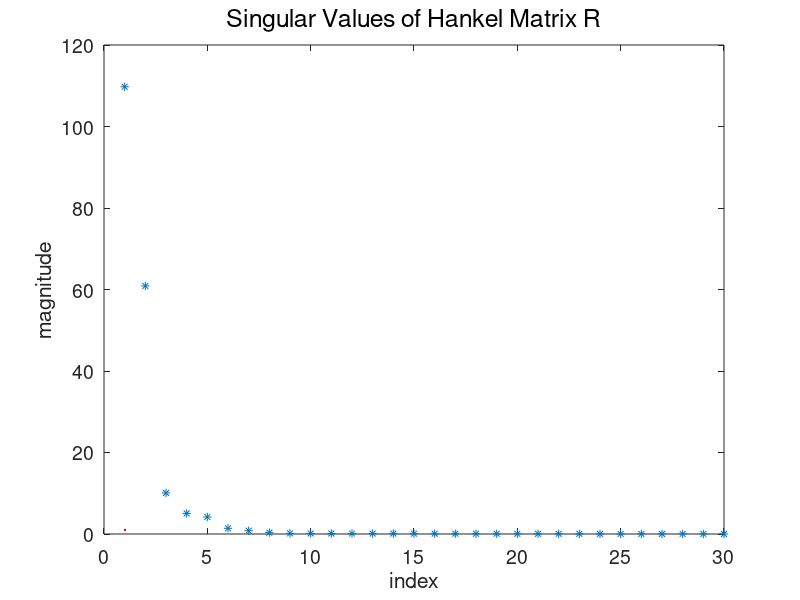
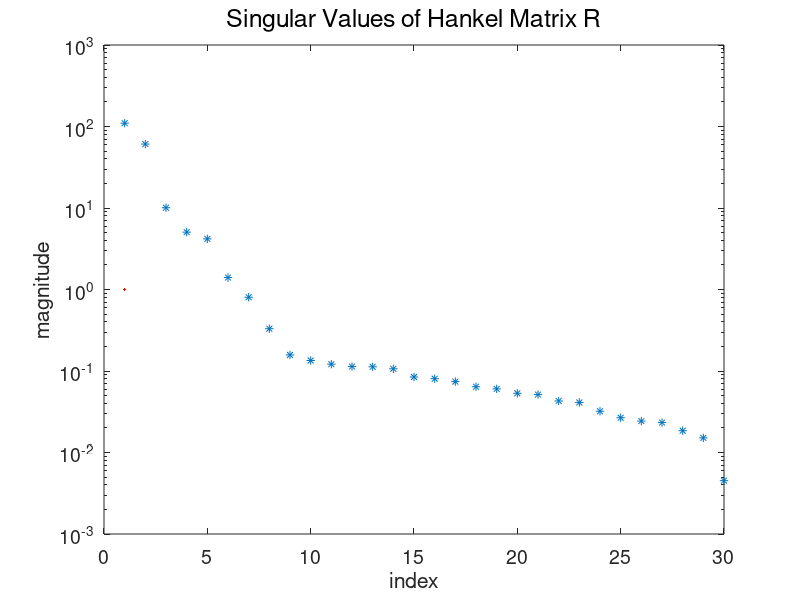

Recreate these plots in MATLAB, in order. (Note: this script raises an error after producing the figures.)
%% Least squares estimation in frequency domain (curve fitting)

clear
load("Getfe.mat")
w = linspace(0,pi,length(P))';

m = 2000;
Gest = P(1:m);
w = w(1:m);

N = length(Gest);
% Ts = 0.00885;

loglog(w,abs(Gest))

%% 
g = ifft(Gest);  % complex-valued?
N1 = 30;
H = hankel(g(2:N1+1),g(N1+1:2*N1));  % only using 60 points?
[U,S,V] = svd(H);

figure(1)
sigma = diag(S);
plot(sigma(1:N1),'*',LineWidth=1,Color='r');
xlabel('index')
ylabel('magnitude')
set(gca,'FontSize',14)
title('Singular Values of Hankel Matrix R','FontWeight','Normal','FontSize',18)

figure(2)
sigma = diag(S);
semilogy(sigma(1:N1),'*',LineWidth=1,Color='r');
xlabel('index')
ylabel('magnitude')
set(gca,'FontSize',14)
title('Singular Values of Hankel Matrix R','FontWeight','Normal','FontSize',18)

%%
nb = 5;
na = 3;
nd = 0;
ntotal = nb+na;

X = zeros(N,ntotal);
for k = nd:nd+nb-1
    X(:,1+k) = exp(-k*1j*w);
end
for k = 1:na
    X(:,nb+k) = -Gest.*exp(-k*1j*w);
end

theta = [real(X);imag(X)]\[real(Gest);imag(Gest)];

G = tf(theta(1:nb)',conv([1 zeros(1,nd)],[1 theta(nb+1:end)']),1);

counter = 0;
max_par_diff = 1;

% Plot results

Gfr = reshape(freqresp(G,exp(1j*w)),N,1);

figure(3)
p3 = loglog(w,[abs(Gest) abs(Gfr)],LineWidth=2);
p3(1).Color = 'r';
p3(2).Color = 'b';
p3(2).LineStyle = ':';
xlabel('frequency (rad/s)')
ylabel('magnitude')
legend('measured','modeled')
set(gca,'FontSize',14)
title('Magnitude of the Frequency Response of the System','FontWeight','Normal','FontSize',18)
subtitle(['nb = ' num2str(nb) ', na = ' num2str(na) ', nd = ' num2str(nd) ', iteration: ' num2str(counter)])

figure(4)
p4 = semilogx(w,[rad2deg(unwrap(angle(Gest))) rad2deg(unwrap(angle(Gfr)))],LineWidth=2);
p4(1).Color = 'r';
p4(2).Color = 'b';
p4(2).LineStyle = ':';
xlabel('frequency (rad/s)')
ylabel('phase (deg)')
legend('measured','modeled')
set(gca,'FontSize',14)
title('Phase of the Frequency Response the System','FontWeight','Normal','FontSize',18)
subtitle(['nb = ' num2str(nb) ', na = ' num2str(na) ', nd = ' num2str(nd) ', iteration: ' num2str(counter)])

%% Multiple iterations with adjusted weighting

while max_par_diff > 1e-8 && counter < 100
    X = zeros(N,na+1);
    for k = 0:na
        X(:,1+k) = exp(-k*1j*w);
    end
    Weight = X*[1;theta(nb+1:end)];
    X = zeros(N,ntotal);
    for k = nd:nd+nb-1
        X(:,1+k) = exp(-k*1j*w);
    end
    for k = 1:na
        X(:,nb+k) = -Gest.*exp(-k*1j*w);
    end
    theta_new = [real(Weight.\X);imag(Weight.\X)]\[real(Weight.\Gest);imag(Weight.\Gest)];
    max_par_diff = max(abs(theta - theta_new));
    theta = theta_new;
    counter = counter + 1;
    disp([num2str(counter) ': max. par. difference = ' num2str(max_par_diff) '.']);
end

G = tf(theta(1:nb)',conv([1 zeros(1,nd)],[1 theta(nb+1:end)']),1);

% Plot results of iteration

Gfr = reshape(freqresp(G,exp(1j*w)),N,1);

figure(5)
p5 = loglog(w,[abs(Gest) abs(Gfr)],LineWidth=2);
p5(1).Color = 'r';
p5(2).Color = 'b';
p5(2).LineStyle = ':';
xlabel('frequency (rad/s)')
ylabel('magnitude')
legend('measured','modeled')
set(gca,'FontSize',14)
title('Magnitude of the Frequency Response of the System','FontWeight','Normal','FontSize',18)
subtitle(['nb = ' num2str(nb) ', na = ' num2str(na) ', nd = ' num2str(nd) ', iteration: ' num2str(counter)])

figure(6)
p6 = semilogx(w,[rad2deg(unwrap(angle(Gest))) rad2deg(unwrap(angle(Gfr)))],LineWidth=2);
p6(1).Color = 'r';
p6(2).Color = 'b';
p6(2).LineStyle = ':';
xlabel('frequency (rad/s)')
ylabel('phase (deg)')
legend('measured','modeled')
set(gca,'FontSize',14)
title('Phase of the Frequency Response the System','FontWeight','Normal','FontSize',18)
subtitle(['nb = ' num2str(nb) ', na = ' num2str(na) ', nd = ' num2str(nd) ', iteration: ' num2str(counter)])

zero(G)
pole(G)

num = cell2mat(G.Numerator);
den = cell2mat(G.Denominator);

% %%
% num = deconv(cell2mat(G.Numerator),[1 -1]);
% num = conv(num,[1 -.99]);
% den = deconv(cell2mat(G.Denominator),[1 -1]);
% den = conv(den,[1 -.99]);
% G1 = tf(num,den,1);
% 
% [zero(G) zero(G1)]
% [pole(G) pole(G1)]

%%
% G1 = tf(num,den,1)*tf([1 0],[1 -1],1);
G1 = tf(num,den,1)*tf(1,[1 -1],1);
figure(7)
bode(G1)

%%
save(strcat("G","a",num2str(na),"b",num2str(nb),"d",num2str(nd),"i",num2str(counter),".mat"),"G")
save(strcat("G1","a",num2str(na),"b",num2str(nb),"d",num2str(nd),"i",num2str(counter),".mat"),"G1")





%% Constrained LS ?!?!
nb = 5;
na = 3;
nd = 0;
ntotal = nb+na;

gamma = 1.78e2;
A = [ones(1,nb) -gamma*ones(1,na)];

X = zeros(N,ntotal);
for k = nd:nd+nb-1
    X(:,1+k) = exp(-k*1j*w);
end
for k = 1:na
    X(:,nb+k) = -Gest.*exp(-k*1j*w);
end

PHI = [real(X);imag(X)];
Y = [real(Gest);imag(Gest)];

theta = [PHI'*PHI, A'; A, zeros(size(A,1))] \ [PHI' * Y; gamma];

G = tf(theta(1:nb)',conv([1 zeros(1,nd)],[1 theta(nb+1:ntotal)']),1);

counter = 0;
max_par_diff = 1;

% Plot results

Gfr = reshape(freqresp(G,exp(1j*w)),N,1);

figure(3)
p3 = loglog(w,[abs(Gest) abs(Gfr)],LineWidth=2);
p3(1).Color = 'r';
p3(2).Color = 'b';
p3(2).LineStyle = ':';
xlabel('frequency (rad/s)')
ylabel('magnitude')
legend('measured','modeled')
set(gca,'FontSize',14)
title('Magnitude of the Frequency Response of the System','FontWeight','Normal','FontSize',18)
subtitle(['nb = ' num2str(nb) ', na = ' num2str(na) ', nd = ' num2str(nd) ', iteration: ' num2str(counter)])

figure(4)
p4 = semilogx(w,[rad2deg(unwrap(angle(Gest))) rad2deg(unwrap(angle(Gfr)))],LineWidth=2);
p4(1).Color = 'r';
p4(2).Color = 'b';
p4(2).LineStyle = ':';
xlabel('frequency (rad/s)')
ylabel('phase (deg)')
legend('measured','modeled')
set(gca,'FontSize',14)
title('Phase of the Frequency Response the System','FontWeight','Normal','FontSize',18)
subtitle(['nb = ' num2str(nb) ', na = ' num2str(na) ', nd = ' num2str(nd) ', iteration: ' num2str(counter)])

%% Multiple iterations with adjusted weighting

while max_par_diff > 1e-8 && counter < 100
    X = zeros(N,na+1);
    for k = 0:na
        X(:,1+k) = exp(-k*1j*w);
    end
    Weight = X*[1;theta(nb+1:ntotal)];
    X = zeros(N,ntotal);
    for k = nd:nd+nb-1
        X(:,1+k) = exp(-k*1j*w);
    end
    for k = 1:na
        X(:,nb+k) = -Gest.*exp(-k*1j*w);
    end
    PHI = [real(Weight.\X);imag(Weight.\X)];
    Y = [real(Weight.\Gest);imag(Weight.\Gest)];
    theta_new = [PHI'*PHI, A'; A, zeros(size(A,1))] \ [PHI' * Y; gamma];
    max_par_diff = max(abs(theta - theta_new));
    theta = theta_new;
    counter = counter + 1;
    disp([num2str(counter) ': max. par. difference = ' num2str(max_par_diff) '.']);
end

G = tf(theta(1:nb)',conv([1 zeros(1,nd)],[1 theta(nb+1:ntotal)']),1);

% Plot results of iteration

Gfr = reshape(freqresp(G,exp(1j*w)),N,1);

figure(5)
p5 = loglog(w,[abs(Gest) abs(Gfr)],LineWidth=2);
p5(1).Color = 'r';
p5(2).Color = 'b';
p5(2).LineStyle = ':';
xlabel('frequency (rad/s)')
ylabel('magnitude')
legend('measured','modeled')
set(gca,'FontSize',14)
title('Magnitude of the Frequency Response of the System','FontWeight','Normal','FontSize',18)
subtitle(['nb = ' num2str(nb) ', na = ' num2str(na) ', nd = ' num2str(nd) ', iteration: ' num2str(counter)])

figure(6)
p6 = semilogx(w,[rad2deg(unwrap(angle(Gest))) rad2deg(unwrap(angle(Gfr)))],LineWidth=2);
p6(1).Color = 'r';
p6(2).Color = 'b';
p6(2).LineStyle = ':';
xlabel('frequency (rad/s)')
ylabel('phase (deg)')
legend('measured','modeled')
set(gca,'FontSize',14)
title('Phase of the Frequency Response the System','FontWeight','Normal','FontSize',18)
subtitle(['nb = ' num2str(nb) ', na = ' num2str(na) ', nd = ' num2str(nd) ', iteration: ' num2str(counter)])

zero(G)
pole(G)

num = cell2mat(G.Numerator);
den = cell2mat(G.Denominator);

% %%
% num = deconv(cell2mat(G.Numerator),[1 -1]);
% num = conv(num,[1 -.99]);
% den = deconv(cell2mat(G.Denominator),[1 -1]);
% den = conv(den,[1 -.99]);
% G1 = tf(num,den,1);
% 
% [zero(G) zero(G1)]
% [pole(G) pole(G1)]

%%
% G1 = tf(num,den,1)*tf([1 0],[1 -1],1);
G1 = tf(num,den,1)*tf(1,[1 -1],1);
figure(7)
bode(G1)

%%
save(strcat("G","a",num2str(na),"b",num2str(nb),"d",num2str(nd),"i",num2str(counter),"CLS.mat"),"G")
save(strcat("G1","a",num2str(na),"b",num2str(nb),"d",num2str(nd),"i",num2str(counter),"CLS.mat"),"G1")